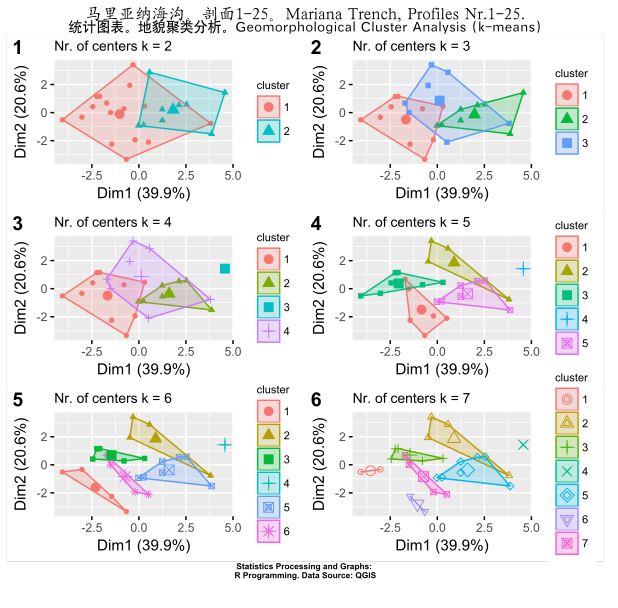

Write R code to recreate this figure.
# ЧАСТЬ 1: делаем data.frame с геоморфологией 
	# шаг-1. загружаем таблицу, делаем датафрейм
MorDF <- read.csv("Morphology.csv", header=TRUE, sep = ",")
head(MorDF)
summary(MorDF)

# ЧАСТЬ 2: Clustering
	#  шаг-2.  далем несколько вариантов кластерного анализа с разными значениями k (кол-во центров)
k2MorDF <- kmeans(MorDF, centers = 2, nstart = 25) 
str(k2MorDF)
k2MorDF
fviz_cluster(k2MorDF, data = MorDF)

k3MorDF <- kmeans(MorDF, centers = 3, nstart = 25) 
str(k3MorDF)
k3MorDF
fviz_cluster(k3MorDF, data = MorDF)

k4MorDF <- kmeans(MorDF, centers = 4, nstart = 25) 
str(k4MorDF)
k4MorDF
fviz_cluster(k4MorDF, data = MorDF)

k5MorDF <- kmeans(MorDF, centers = 5, nstart = 25) 
str(k5MorDF)
k5MorDF
fviz_cluster(k5MorDF, data = MorDF)

k6MorDF <- kmeans(MorDF, centers = 6, nstart = 25) 
str(6MorDF)
k6MorDF
fviz_cluster(k6MorDF, data = MorDF)

k7MorDF <- kmeans(MorDF, centers = 7, nstart = 25) 
str(k7MorDF)
k7MorDF
fviz_cluster(k7MorDF, data = MorDF)

	#  шаг-3. сохраняем значения графиков в p1-p7
p2 <- fviz_cluster(k2MorDF, geom = "point",  data = MorDF) + ggtitle("Nr. of centers k = 2") + theme(plot.title = element_text(size = 10), legend.title = element_text(size=8), legend.text = element_text(colour="black", size = 8))
p3 <- fviz_cluster(k3MorDF, geom = "point",  data = MorDF) + ggtitle("Nr. of centers k = 3") + theme(plot.title = element_text(size = 10), legend.title = element_text(size=8), legend.text = element_text(colour="black", size = 8)) 
p4 <- fviz_cluster(k4MorDF, geom = "point",  data = MorDF) + ggtitle("Nr. of centers k = 4") + theme(plot.title = element_text(size = 10), legend.title = element_text(size=8), legend.text = element_text(colour="black", size = 8)) 
p5 <- fviz_cluster(k5MorDF, geom = "point",  data = MorDF) + ggtitle("Nr. of centers k = 5") + theme(plot.title = element_text(size = 10), legend.title = element_text(size=8), legend.text = element_text(colour="black", size = 8)) 
p6 <- fviz_cluster(k6MorDF, geom = "point",  data = MorDF) + ggtitle("Nr. of centers k = 6") + theme(plot.title = element_text(size = 10), legend.title = element_text(size=8), legend.text = element_text(colour="black", size = 8))
p7 <- fviz_cluster(k7MorDF, geom = "point",  data = MorDF) + ggtitle("Nr. of centers k = 7") + theme(plot.title = element_text(size = 10), legend.title = element_text(size=8), legend.text = element_text(colour="black", size = 8))

	# шаг-4. собираем все графики на один лист для сравнения // plots to compare 
figure <-plot_grid(p2, p3, p4, p5, p6, p7, labels = c("1", "2", "3", "4", "5", "6"), ncol = 2, nrow = 3)

	# шаг-5. добавляем к ним общий заголовок, подзаголовок и нижнюю сноску.
ClustersMariana6 <- figure +								
	labs(title="马里亚纳海沟。剖面1-25。Mariana Trench, Profiles Nr.1-25.", 
	subtitle = "统计图表。地貌聚类分析。Geomorphological Cluster Analysis (k-means)",
	caption = "Statistics Processing and Graphs: \nR Programming. Data Source: QGIS") +
	theme(
		plot.margin = margin(5, 10, 20, 5),
		plot.title = element_text(family = "Kai", face = "bold", size = 12), # китайский шрифт "Кай"
		plot.subtitle = element_text(family = "Hei", face = "bold", size = 10), # китайский шрифт "Хэй"
		plot.caption = element_text(face = 2, size = 6),
		panel.background=ggplot2::element_rect(fill = "white"),
		legend.justification = "bottom", 
		legend.position = "bottom",
		legend.box.just = "right",
		legend.direction = "horizontal",
		legend.box = "horizontal",
		legend.box.background = element_rect(colour = "honeydew4",size=0.2),
		legend.background = element_rect(fill = "white"),
		legend.key.width = unit(1,"cm"),
		legend.key.height = unit(.5,"cm"),
		legend.spacing.x = unit(.2,"cm"),
		legend.spacing.y = unit(.1,"cm"),
		legend.text = element_text(colour="black", size=6, face=1),
		legend.title = element_text(colour="black", size=6, face=1))
ClustersMariana6
